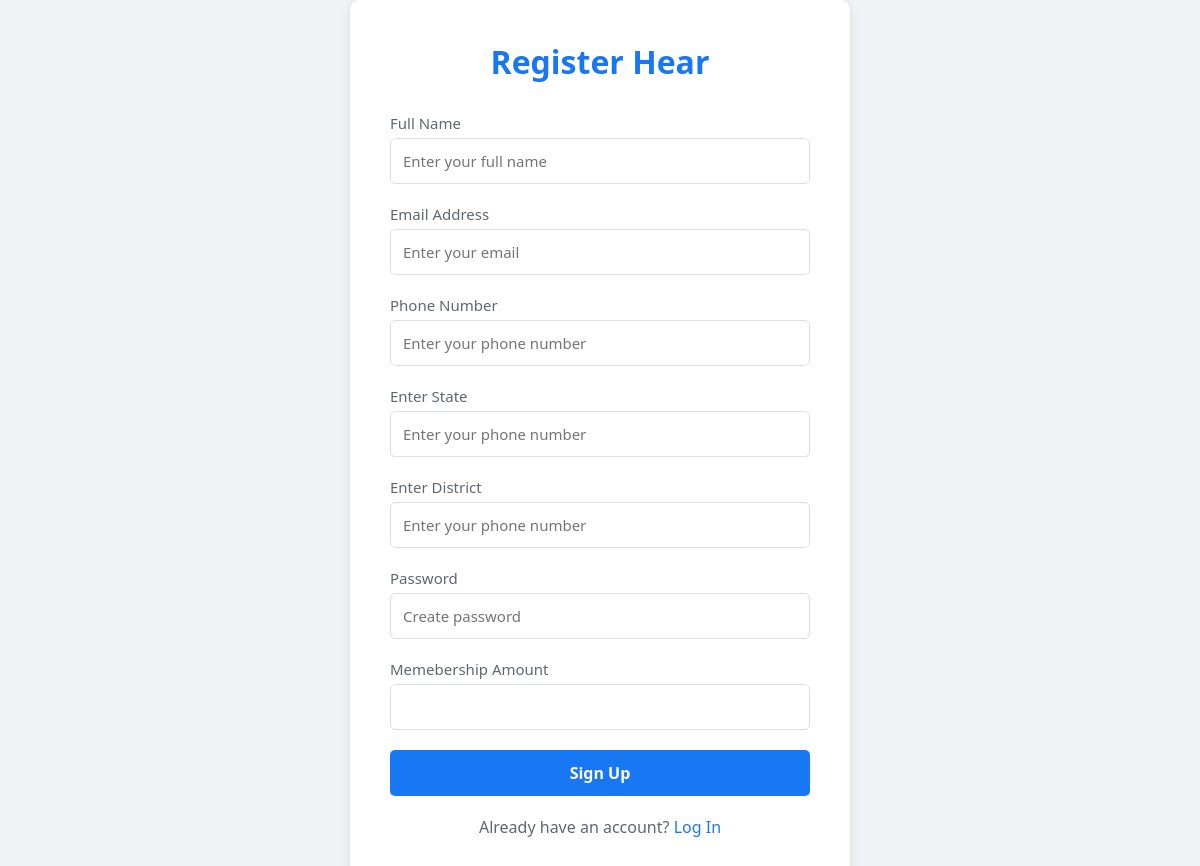
Page /registration.php on the earlier database version.
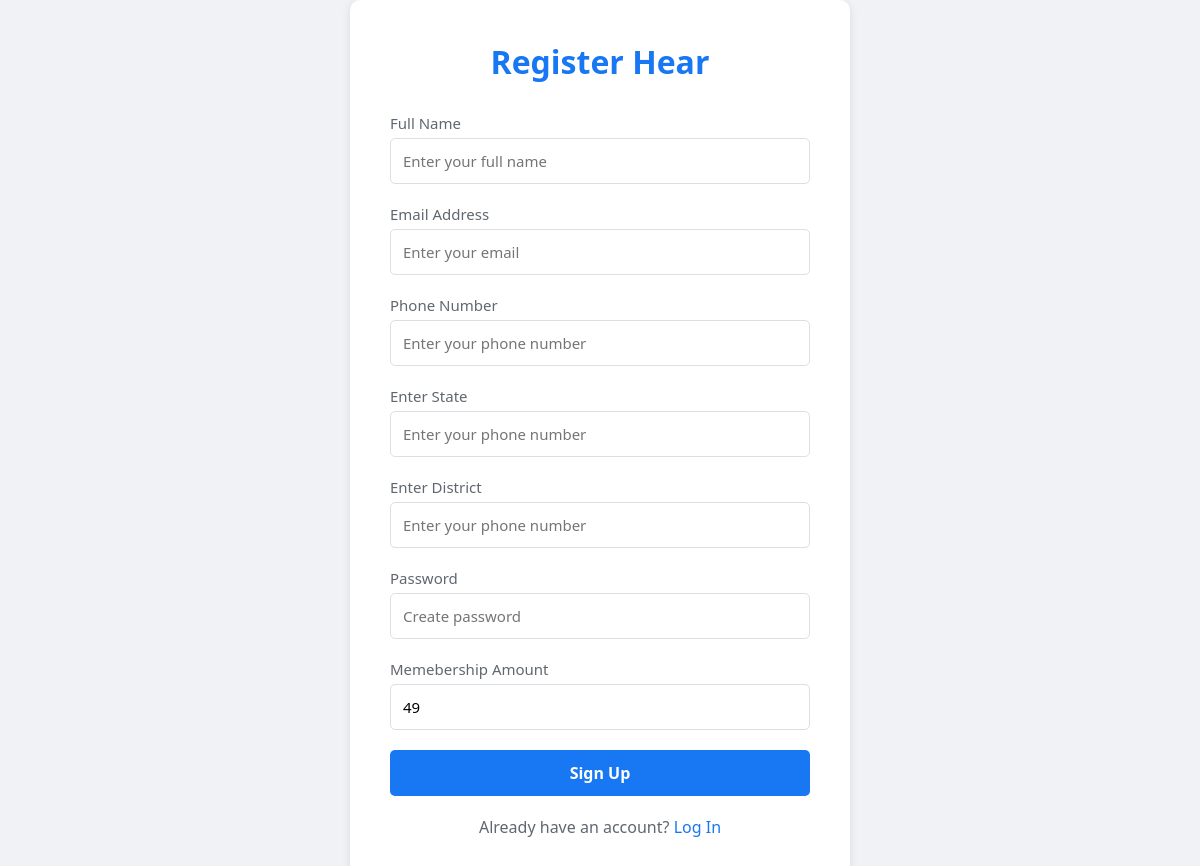
Same page on the later database version.
### tables this page shows
CREATE TABLE `services` (
  `id` int(20) NOT NULL,
  `service_name` varchar(50) NOT NULL,
  `service_charge` varchar(50) NOT NULL,
  `created` timestamp(6) NOT NULL DEFAULT current_timestamp(6) ON UPDATE current_timestamp(6)
);

### registration.php (the view, shortened to what this page needs)
<!DOCTYPE html>
<html lang="en">
<head>
</head>
<body>
    <div class="container">
        <h1>Register Hear</h1>
        <div class="form-group">
            <label>Full Name</label>
            <input type="text" name="name" placeholder="Enter your full name" id="name" required>
        </div>
        <div class="form-group">
            <label>Email Address</label>
            <input type="email" name="email" placeholder="Enter your email" id="email" required>
        </div>
        <div class="form-group">
            <label>Phone Number</label>
            <input type="tel" name="phone" placeholder="Enter your phone number" id="phone" required>
        </div>
        <div class="form-group">
            <label>Enter State</label>
            <input type="text" name="state" placeholder="Enter your phone number" id="state" required>
        </div>
        <div class="form-group">
            <label>Enter District</label>
            <input type="text" name="district" placeholder="Enter your phone number" id="district" required>
        </div>
        <div class="form-group">
            <label>Password</label>
            <div class="password-container">
                <input type="password" name="password" placeholder="Create password" id="password" required>
            </div>
        </div>
        <?php
        include('assets/config/config.php');
        $data = mysqli_query($conn, "SELECT * from services where service_name = 'membership_amount'");
        if (mysqli_num_rows($data) > 0) {
            $row = mysqli_fetch_assoc($data);
        }
        ?>
        <div class="form-group">
            <label>Memebership Amount</label>
            <input type="number" name="membership_amount" value="<?= $row['service_charge'] ?>" id="charge" readonly>
        </div>
        <button type="button" id="member_amount">Sign Up</button>
        <div class="login-link">
            Already have an account? <a href="login.php">Log In</a>
        </div>
    </div>
</body>
</html>

### registration.php (style rules this page uses)
* { margin: 0; padding: 0; box-sizing: border-box; font-family: 'Segoe UI', Tahoma, Geneva, Verdana, sans-serif; }
body { display: flex; justify-content: center; align-items: center; min-height: 100vh; background: #f0f2f5; }
.container { background: white; padding: 40px; border-radius: 10px; box-shadow: 0 2px 10px rgba(0, 0, 0, 0.1); width: 100%; max-width: 500px; }
h1 { color: #1877f2; text-align: center; margin-bottom: 30px; }
.form-group { margin-bottom: 20px; }
label { display: block; margin-bottom: 5px; color: #606770; font-size: 15px; }
input { width: 100%; padding: 12px; border: 1px solid #dddfe2; border-radius: 5px; font-size: 15px; }
button { width: 100%; padding: 12px; background: #1877f2; color: white; border: none; border-radius: 5px; font-size: 16px; font-weight: bold; cursor: pointer; transition: background 0.3s; }
.login-link { text-align: center; margin-top: 20px; color: #606770; }
.login-link a { color: #1877f2; text-decoration: none; }
.password-container { position: relative; }

Differences in the rows shown:
added services: membership_amount "49"
